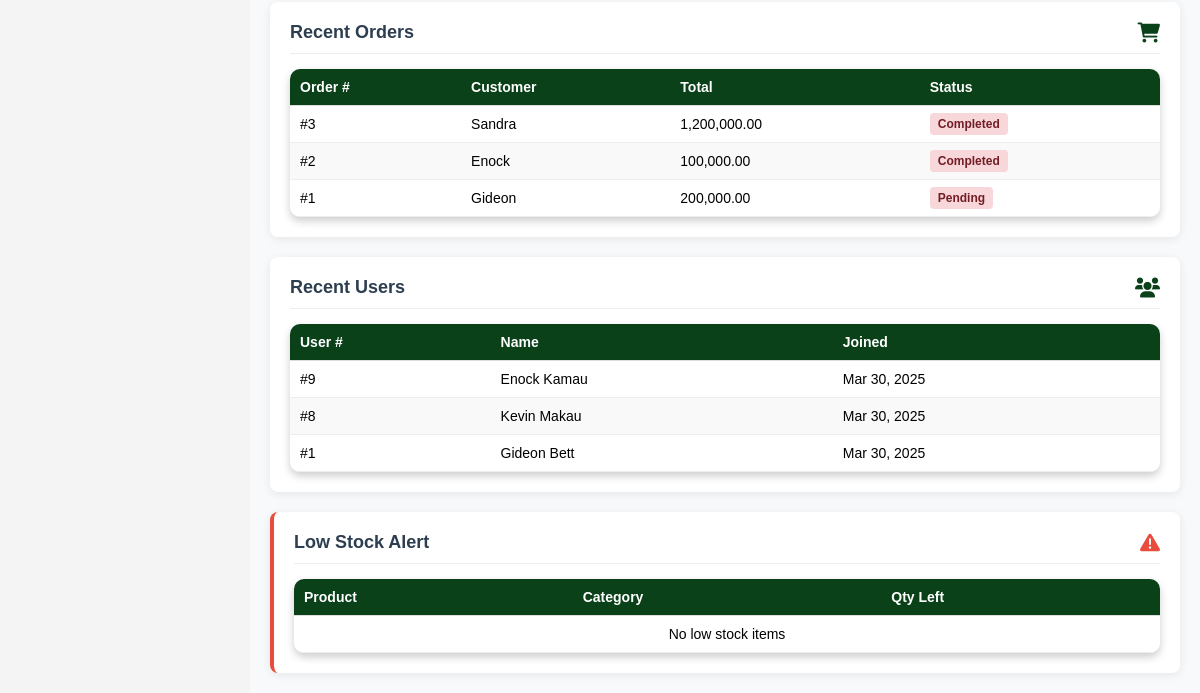
Page /Dashboard/reports.php (signed in, lower part) on the earlier database version.
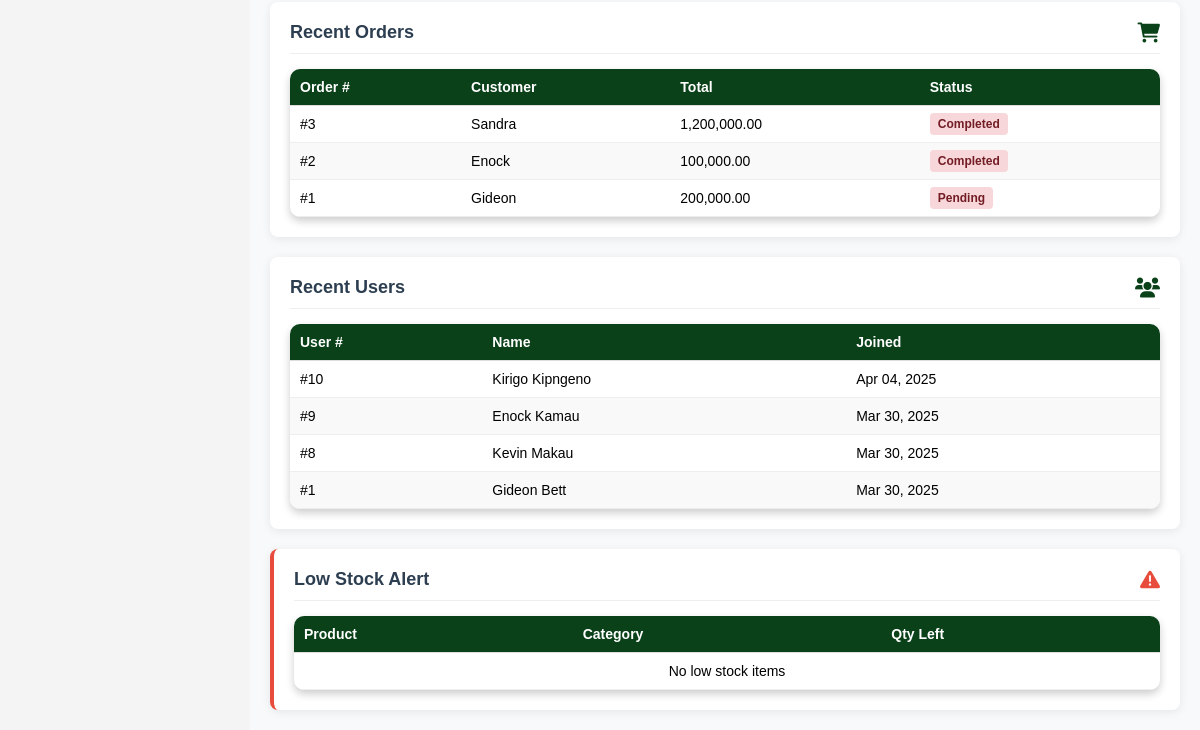
Same page on the later database version.
### tables this page shows
CREATE TABLE `orders` (
  `id` int(11) NOT NULL,
  `customer_name` varchar(255) NOT NULL,
  `product_name` varchar(255) NOT NULL,
  `quantity` int(11) NOT NULL,
  `total_price` decimal(10,2) NOT NULL,
  `order_date` timestamp NOT NULL DEFAULT CURRENT_TIMESTAMP,
  `status` enum('Pending','Completed','Cancelled') DEFAULT 'Pending'
);

CREATE TABLE `users` (
  `id` int(11) NOT NULL,
  `name` varchar(255) NOT NULL,
  `email` varchar(255) NOT NULL,
  `password` varchar(255) NOT NULL,
  `created_at` timestamp NOT NULL DEFAULT CURRENT_TIMESTAMP,
  `role` enum('Admin','Manager','Farmer','Staff') NOT NULL DEFAULT 'Farmer',
  `status` enum('Active','Inactive') NOT NULL DEFAULT 'Active',
  `updated_at` timestamp NOT NULL DEFAULT CURRENT_TIMESTAMP ON UPDATE CURRENT_TIMESTAMP
);

### Dashboard/reports.php (the view, shortened to what this page needs)
<?php
include '../db_connect.php';
include 'includes/header.php';
?>
<!DOCTYPE html>
<html lang="en">
<head>
    <link rel="stylesheet" href="https://cdnjs.cloudflare.com/ajax/libs/font-awesome/6.0.0/css/all.min.css">
    <link rel="stylesheet" href="styles.css">
</head>
<body>
    <div class="main-content">
        <?php
        $low_stock = $conn->query("SELECT * FROM inventory WHERE quantity < 10");
        $orders = $conn->query("SELECT id, customer_name, product_name, quantity, total_price, order_date, status FROM orders ORDER BY order_date DESC LIMIT 5");
        $users = $conn->query("SELECT id, name, email, created_at FROM users ORDER BY created_at DESC LIMIT 5");
        ?>
        <div class="dashboard-grid">
                        <?php
                        $low_stock->data_seek(0);
                        ?>
            <div class="report-card">
                <div class="card-header">
                    <h3 class="card-title">Recent Orders</h3>
                    <i class="fas fa-shopping-cart card-icon"></i>
                </div>
                <table class="data-table">
                    <thead>
                        <tr>
                            <th>Order #</th>
                            <th>Customer</th>
                            <th>Total</th>
                            <th>Status</th>
                        </tr>
                    </thead>
                    <tbody>
                        <?php while($order = $orders->fetch_assoc()): ?>
                        <tr>
                            <td>#<?= $order['id'] ?></td>
                            <td><?= htmlspecialchars(substr($order['customer_name'], 0, 15)) ?></td>
                            <td><?= number_format($order['total_price'], 2) ?></td>
                            <td>
                                <span class="badge
                                    <?= $order['status'] == 'completed' ? 'badge-success' :
                                       ($order['status'] == 'pending' ? 'badge-warning' : 'badge-danger') ?>">
                                    <?= ucfirst($order['status']) ?>
                                </span>
                            </td>
                        </tr>
                        <?php endwhile; ?>
                    </tbody>
                </table>
            </div>
            <div class="report-card">
                <div class="card-header">
                    <h3 class="card-title">Recent Users</h3>
                    <i class="fas fa-users card-icon"></i>
                </div>
                <table class="data-table">
                    <thead>
                        <tr>
                            <th>User #</th>
                            <th>Name</th>
                            <th>Joined</th>
                        </tr>
                    </thead>
                    <tbody>
                        <?php while($user = $users->fetch_assoc()): ?>
                        <tr>
                            <td>#<?= $user['id'] ?></td>
                            <td><?= htmlspecialchars($user['name']) ?></td>
                            <td><?= date('M d, Y', strtotime($user['created_at'])) ?></td>
                        </tr>
                        <?php endwhile; ?>
                    </tbody>
                </table>
            </div>
            <div class="report-card" style="border-left: 4px solid var(--danger-color);">
                <div class="card-header">
                    <h3 class="card-title">Low Stock Alert</h3>
                    <i class="fas fa-exclamation-triangle card-icon" style="color: var(--danger-color);"></i>
                </div>
                <table class="data-table">
                    <thead>
                        <tr>
                            <th>Product</th>
                            <th>Category</th>
                            <th>Qty Left</th>
                        </tr>
                    </thead>
                    <tbody>
                        <?php
                        $low_stock->data_seek(0);
                        ?>
                        <?php if($low_stock->num_rows == 0): ?>
                        <tr>
                            <td colspan="3" style="text-align: center;">No low stock items</td>
                        </tr>
                        <?php endif; ?>
                    </tbody>
                </table>
            </div>
        </div>
    </div>
</body>
</html>

Differences in the rows shown:
added users: id "10", name "Kirigo Kipngeno", created_at "Apr 04, 2025"
